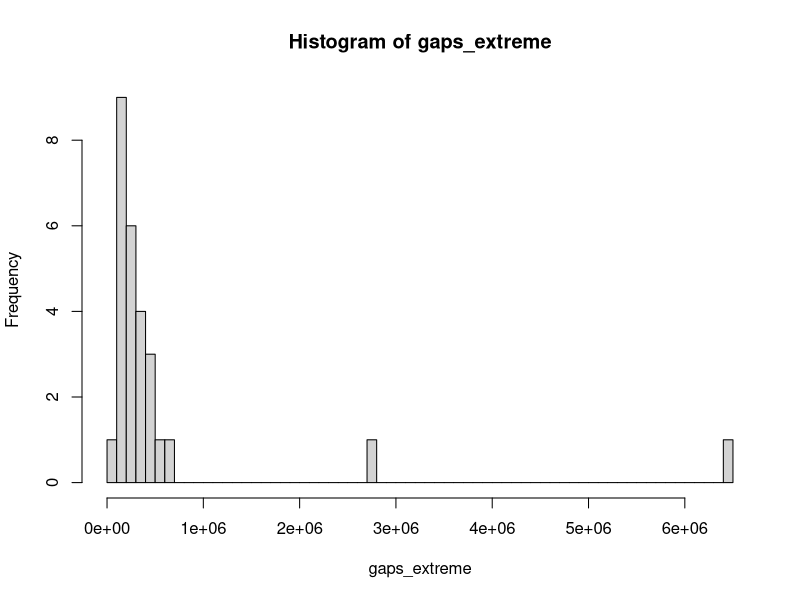
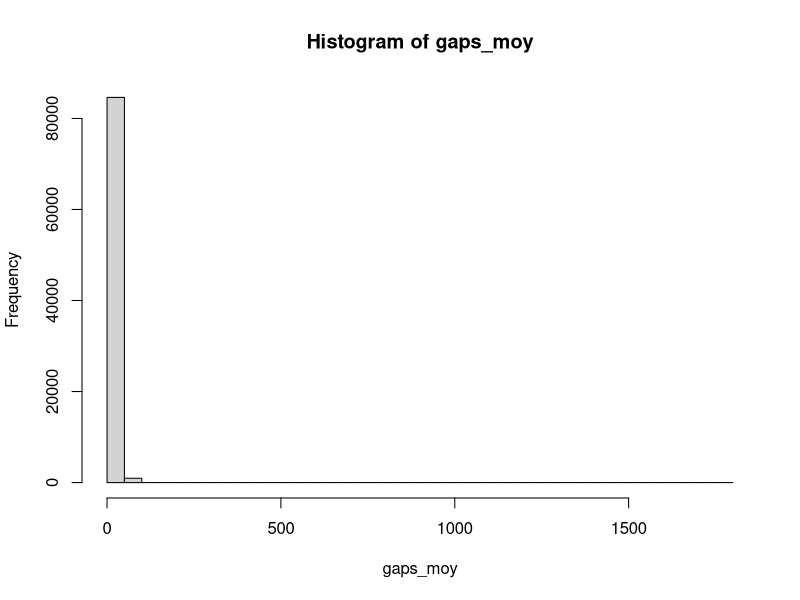
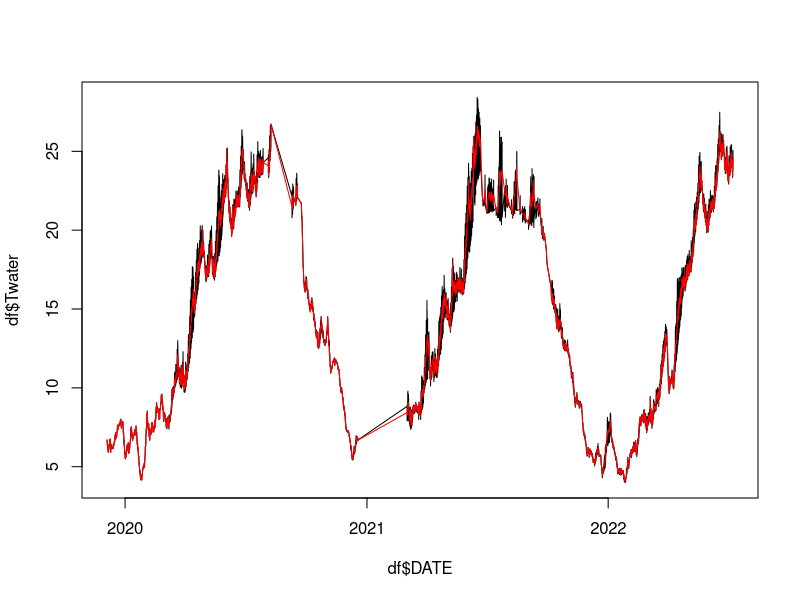
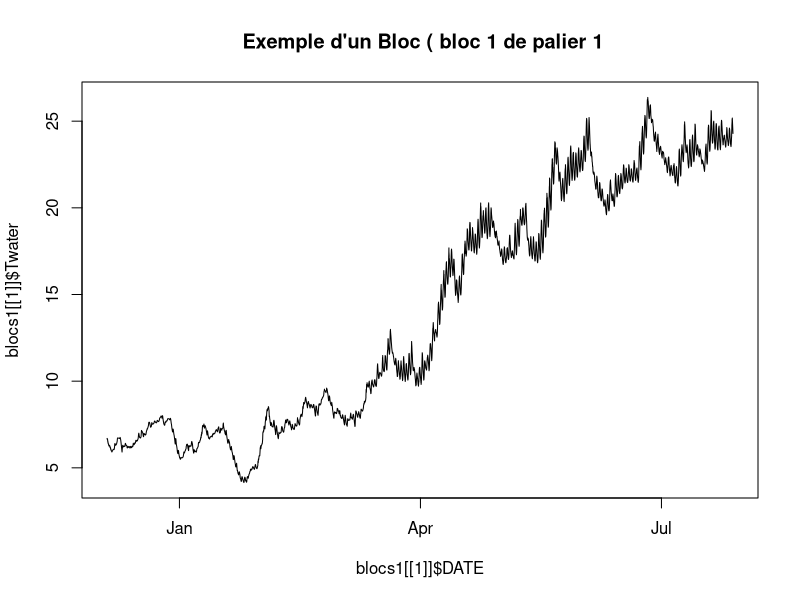
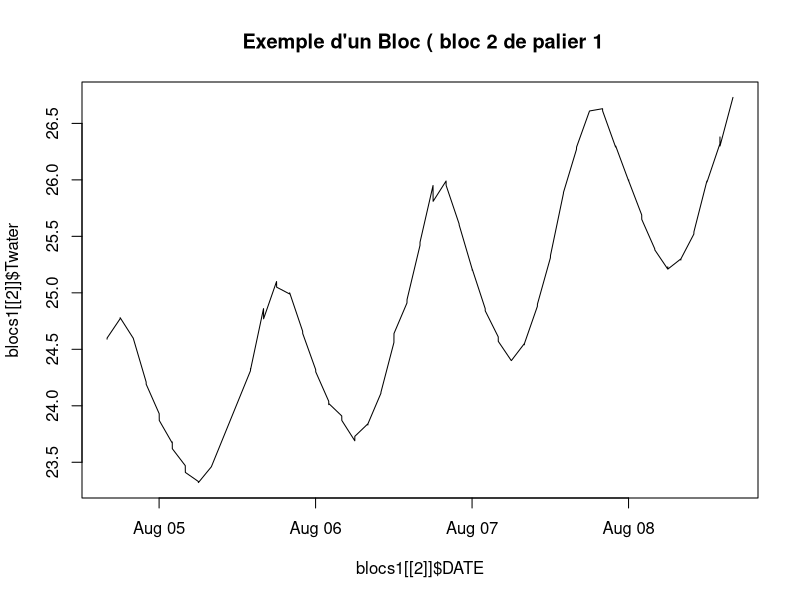
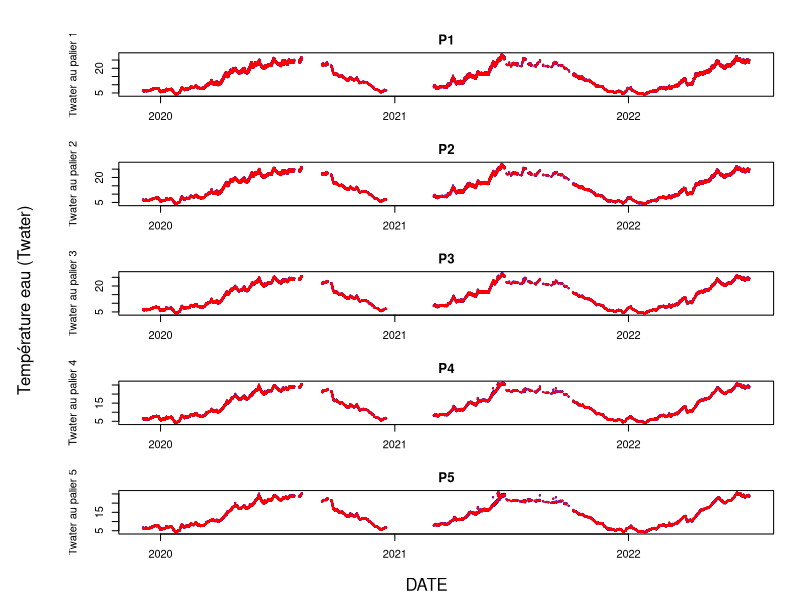
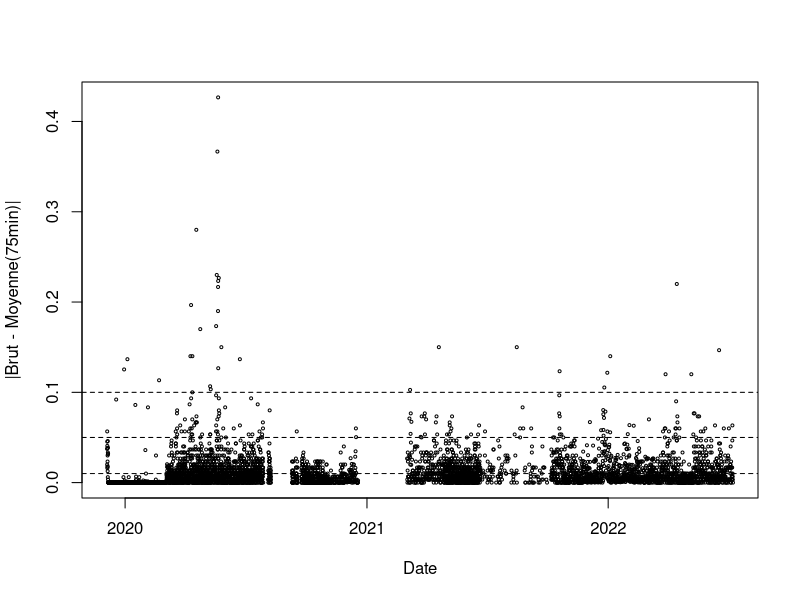
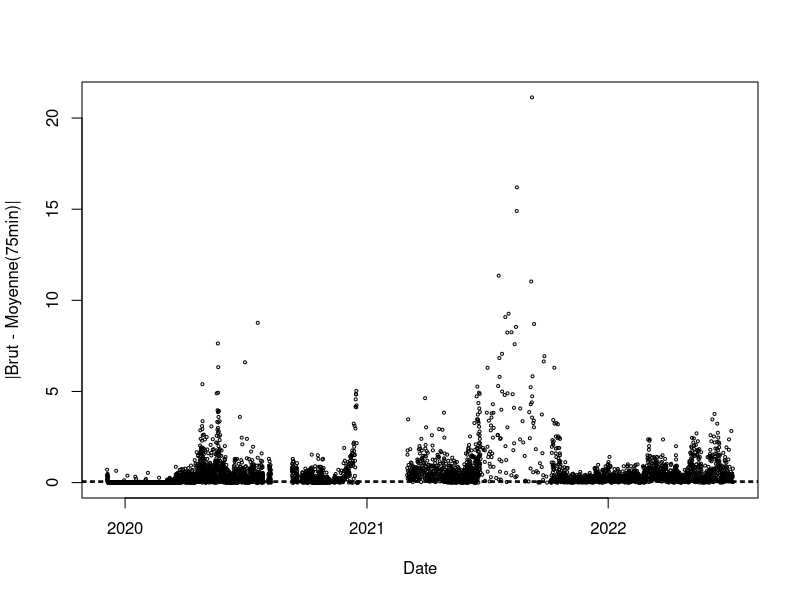

Here is the R script that generated these plots, in order:
## ---- chunk 1
df <- read.csv("data_lake_2.csv")
df$DATE <- as.POSIXct(df$DATE, format = "%Y-%m-%dT%H:%M:%S", tz = "UTC")
## ---- chunk 2
gaps <- as.numeric(diff(df$DATE))

gaps_extreme <- gaps[gaps>86400] # plus de 1j
hist(gaps_extreme,breaks=50)

gaps_moy <- gaps[gaps<=3600] # moins de 1h
hist(gaps_moy, breaks=50)
## ---- chunk 3
# On fragmente les données en bloc d'observations proches en date
temps <- as.numeric(df$DATE)
n <- length(temps)
gaps <- diff(temps)

blocs <- list()
k <- 0
j <- 0
for(i in 1:(n-1)){
  if(gaps[i] > 100000){
    k <- k+1
    blocs[[k]] <- df[(j+1):i,]

    j <- i
  }else{}
}
k <- k + 1
blocs[[k]] <- df[(j+1):n, ]
blocs[[1]]

## ---- chunk 4
# fonction qui aggrège les données en blocs de 1h15

reducbloc <- function(X, reduc = 75*60){

  X$DATE <- as.POSIXct(X$DATE, format="%Y-%m-%d %H:%M:%S", tz="UTC")
  X <- X[order(X$DATE), ]

  X$Twater <- as.numeric(X$Twater)
  X$O2sat  <- as.numeric(X$O2sat)
  X$Chltot <- as.numeric(X$Chltot)

  temps <- as.numeric(X$DATE)
  n <- nrow(X)

  out <- data.frame(DATE=as.POSIXct(character()), Twater=numeric(),
                    O2sat=numeric(), Chltot=numeric(), stringsAsFactors=FALSE)

  j <- 1
  t0 <- temps[1]
  k <- 0

  for(i in 1:n){
    if(temps[i] - t0 >= reduc){
      k <- k + 1
      out[k, "DATE"]   <- X$DATE[j]
      out[k, "Twater"] <- mean(X$Twater[j:(i-1)], na.rm=TRUE)
      out[k, "O2sat"]  <- mean(X$O2sat [j:(i-1)], na.rm=TRUE)
      out[k, "Chltot"] <- mean(X$Chltot[j:(i-1)], na.rm=TRUE)

      j <- i
      t0 <- temps[i]
    }
  }

  # dernier bloc
  k <- k + 1
  out[k, "DATE"]   <- X$DATE[j]
  out[k, "Twater"] <- mean(X$Twater[j:n], na.rm=TRUE)
  out[k, "O2sat"]  <- mean(X$O2sat [j:n], na.rm=TRUE)
  out[k, "Chltot"] <- mean(X$Chltot[j:n], na.rm=TRUE)

  out
}
## ---- chunk 5
agg_list <- list()

for(b in 1:length(blocs)){
  agg_list[[b]] <- reducbloc(blocs[[b]], reduc = 75*60)
}

df75 <- do.call(rbind, agg_list)

df75 <- df75[order(df75$DATE), ]

head(df75)
nrow(df75)
## ---- chunk 6
plot(df$DATE, df$Twater, type="l")
lines(df75$DATE, df75$Twater, type="l",col="red")
## ---- chunk 7
df <- read.csv("data_lake_2.csv")
df$DATE <- as.POSIXct(df$DATE, format = "%Y-%m-%dT%H:%M:%S", tz = "UTC")

P1 <- df[df$palier == 1,]
P2 <- df[df$palier == 2,]
P3 <- df[df$palier == 3,]
P4 <- df[df$palier == 4,]
P5 <- df[df$palier == 5,]
## ---- chunk 8
# On fragmente les données en bloc d'observations proches en date pour le palier 1

frag <- function(X, gap = 100000){
  X <- X[order(X$DATE),]
  t <- as.numeric(X$DATE)
  n <- length(t)
  if(n <= 1) return(list(X)) # on sait jamais

  gaps <- diff(t)

  blocs <- list()
  k <- 0
  j <- 0

  for(i in 1:(n-1)){
    if(gaps[i] > gap){
      k <- k + 1
      blocs[[k]] <- X[(j+1):i, , drop = FALSE]
      j <- i
    }
  }

  # dernier bloc
  k <- k + 1
  blocs[[k]] <- X[(j+1):n, , drop = FALSE]

  blocs
}

blocs1 <- frag(P1, gap = 100000)
blocs2 <- frag(P2, gap = 100000)
blocs3 <- frag(P3, gap = 100000)
blocs4 <- frag(P4, gap = 100000)
blocs5 <- frag(P5, gap = 100000)




plot(blocs1[[1]]$DATE, blocs1[[1]]$Twater, type="l",main = " Exemple d'un Bloc ( bloc 1 de palier 1")
plot(blocs1[[2]]$DATE, blocs1[[2]]$Twater, type="l",main = " Exemple d'un Bloc ( bloc 2 de palier 1")
## ---- chunk 9

aggregv2 <- function(X, temps = 75*60){
  X <- X[order(X$DATE), ]
  n <- nrow(X)

  out <- data.frame(DATE = as.POSIXct(character()),Twater = numeric(),O2sat  = numeric(),
    Chltot = numeric())

  i <- 1
  while(i <= n){
    j <- i
    # avancer j tant que on reste dans la fenêtre et dans les bornes
    while(j < n && as.numeric(difftime(X$DATE[j+1], X$DATE[i], units="secs")) < temps){
      j <- j + 1
    }

    out <- rbind(out, data.frame(
      DATE   = X$DATE[i],
      Twater = mean(X$Twater[i:j], na.rm = TRUE),
      O2sat  = mean(X$O2sat[i:j],  na.rm = TRUE),
      Chltot = mean(X$Chltot[i:j], na.rm = TRUE)
    ))

    i <- j + 1
  }

  out
}
## ---- chunk 10
# On applique la fonction à chaque fragment du jeu de données

aggregtout <- function(X, temps = 75*60){
  out_list <- lapply(X, aggregv2, temps = temps)
  out <- do.call(rbind, out_list)
  rownames(out) <- NULL
  out
}

aggregtout_P1 <- aggregtout(blocs1, temps = 75*60)
aggregtout_P2 <- aggregtout(blocs2, temps = 75*60)
aggregtout_P3 <- aggregtout(blocs3, temps = 75*60)
aggregtout_P4 <- aggregtout(blocs4, temps = 75*60)
aggregtout_P5 <- aggregtout(blocs5, temps = 75*60)
## ---- chunk 11
op <- par(mfrow=c(5,1), mar=c(3,4,2,1), oma=c(2,5,2,1))

plot(P1$DATE, P1$Twater, cex=0.2, xlab="", ylab="Twater au palier 1", main="P1",col="blue")
points(aggregtout_P1$DATE, aggregtout_P1$Twater, col="red", cex=0.2)

plot(P2$DATE, P2$Twater, cex=0.2, xlab="", ylab="Twater au palier 2", main="P2",col="blue")
points(aggregtout_P2$DATE, aggregtout_P2$Twater, col="red", cex=0.2)

plot(P3$DATE, P3$Twater, cex=0.2, xlab="", ylab="Twater au palier 3", main="P3",col="blue")
points(aggregtout_P3$DATE, aggregtout_P3$Twater, col="red", cex=0.2)

plot(P4$DATE, P4$Twater, cex=0.2, xlab="", ylab="Twater au palier 4", main="P4",col="blue")
points(aggregtout_P4$DATE, aggregtout_P4$Twater, col="red", cex=0.2)

plot(P5$DATE, P5$Twater, cex=0.2, xlab="Date", ylab="Twater au palier 5", main="P5",col="blue")
points(aggregtout_P5$DATE, aggregtout_P5$Twater, col="red", cex=0.2)

mtext("DATE", side=1, outer=TRUE, line=0.5)
mtext("Température eau (Twater)", side=2, outer=TRUE, line=2.5)

par(op)
## ---- chunk 12


idx <- match(aggregtout_P1$DATE, P1$DATE)
d <- P1$Twater[idx] - aggregtout_P1$Twater

summary(d)
summary(abs(d))

plot(aggregtout_P1$DATE, abs(d), type="p", cex=0.4,
     xlab="Date", ylab="|Brut - Moyenne(75min)|")
abline(h=c(0.01, 0.05, 0.1), lty=2)


d <- P1$O2sat[idx] - aggregtout_P1$O2sat

plot(aggregtout_P1$DATE, abs(d), type="p", cex=0.4,
     xlab="Date", ylab="|Brut - Moyenne(75min)|")
abline(h=c(0.01, 0.05, 0.1), lty=2)


d <- P1$Chltot[idx] - aggregtout_P1$Chltot

plot(aggregtout_P1$DATE, abs(d), type="p", cex=0.4,
     xlab="Date", ylab="|Brut - Moyenne(75min)|")
abline(h=c(0.01, 0.05, 0.1), lty=2)

## ---- chunk 13
EM <- function(X, max_iter=50, tol=1e-4, ridge=1e-6) {
  X <- as.matrix(X)
  n <- nrow(X)
  p <- ncol(X)
  miss <- is.na(X)

  #INITIALISATION
  Ximp <- X
  cm <- colMeans(X, na.rm=TRUE)
  for (j in 1:p){
    Ximp[miss[,j], j] <- cm[j]
  }

  mu <- colMeans(Ximp)
  S <- cov(Ximp) + ridge*diag(p)

  for (it in 1:max_iter) {
    mu0 <- mu; S0 <- S



    #ETAPE E
    for (i in 1:n) {
      mi <- miss[i, ]
      if (!any(mi)) next
      oi <- !mi

      Soo <- S[oi, oi, drop=FALSE] + ridge*diag(sum(oi))
      Sm_o <- S[mi, oi, drop=FALSE]

      x_o <- Ximp[i, oi]
      Ximp[i, mi] <- as.numeric(mu[mi] + Sm_o %*% solve(Soo) %*% (x_o - mu[oi]))
    }


    #ETAPE M
    mu <- colMeans(Ximp)
    S  <- cov(Ximp) + ridge*diag(p)

    dmu <- norm(mu - mu0, "2") / (norm(mu0, "2") + 1e-12)
    dS  <- norm(S - S0,  "F") / (norm(S0,  "F") + 1e-12)
    if (max(dmu, dS) < tol) break
  }

  list(X_imp = Ximp, mu = mu, Sigma = S, n_iter = it)
}
## ---- chunk 14
P1EM <- as.data.frame(EM(aggregtout_P1[,2:4])$X_imp)
P1EM$DATE <- aggregtout_P1$DATE

P2EM <-  as.data.frame(EM(aggregtout_P2[,2:4])$X_imp)
P2EM$DATE <- aggregtout_P2$DATE

P3EM <-  as.data.frame(EM(aggregtout_P3[,2:4])$X_imp)
P3EM$DATE <- aggregtout_P3$DATE

P4EM <-  as.data.frame(EM(aggregtout_P4[,2:4])$X_imp)
P4EM$DATE <- aggregtout_P4$DATE

P5EM <-  as.data.frame(EM(aggregtout_P5[,2:4])$X_imp)
P5EM$DATE <- aggregtout_P5$DATE
## ---- chunk 15
plot(aggregtout_P1$DATE, aggregtout_P1$O2sat, type="p", pch=16, cex=0.2)
points(P1EM$DATE, P1EM$O2sat , type="p", pch=16, cex=0.2)
points(P1EM$DATE, P1EM$Chltot , type="p", pch=16, cex=0.2,col="blue")

plot(aggregtout_P2$DATE, aggregtout_P2$O2sat, type="p", pch=16, cex=0.2)
points(P2EM$DATE, P2EM$O2sat , type="p", pch=16, cex=0.2)
points(P2EM$DATE, P2EM$Chltot , type="p", pch=16, cex=0.2,col="blue")

plot(aggregtout_P3$DATE, aggregtout_P3$O2sat, type="p", pch=16, cex=0.2)
points(P3EM$DATE, P3EM$O2sat , type="p", pch=16, cex=0.2)
points(P3EM$DATE, P3EM$Chltot , type="p", pch=16, cex=0.2,col="blue")

plot(aggregtout_P4$DATE, aggregtout_P4$O2sat, type="p", pch=16, cex=0.2)
points(P4EM$DATE, P4EM$O2sat , type="p", pch=16, cex=0.2)
points(P4EM$DATE, P4EM$Chltot , type="p", pch=16, cex=0.2,col="blue")

plot(aggregtout_P5$DATE, aggregtout_P5$O2sat, type="p", pch=16, cex=0.2)
points(P5EM$DATE, P5EM$O2sat , type="p", pch=16, cex=0.2)
points(P5EM$DATE, P5EM$Chltot , type="p", pch=16, cex=0.2,col="blue")
## ---- chunk 16
library(dplyr)

P1EM$palier <- 1
P2EM$palier <- 2
P3EM$palier <- 3
P4EM$palier <- 4
P5EM$palier <- 5

data <- bind_rows(P1EM, P2EM, P3EM, P4EM, P5EM) %>%
  mutate(palier = factor(palier))
## ---- chunk 17
library(ggplot2)


ggplot(data, aes(x = palier, y = Twater, fill = palier)) +
  geom_boxplot() +
  labs(x="Palier", y="Twater") +
  theme_minimal()

ggplot(data, aes(x = palier, y = Twater, fill = palier)) +
  geom_boxplot() +
  labs(x="Palier", y="O2sat") +
  theme_minimal()

ggplot(data, aes(x = palier, y = Twater, fill = palier)) +
  geom_boxplot() +
  labs(x="Palier", y="Chltot") +
  theme_minimal()

## ---- chunk 18
library(tidyr)

vol <- data %>%
  arrange(palier, DATE) %>%
  group_by(palier) %>%
  mutate(dTwater = abs(Twater - lag(Twater)),
         dO2sat  = abs(O2sat  - lag(O2sat)),
         dChltot = abs(Chltot - lag(Chltot))) %>%
  ungroup() %>%
  pivot_longer(cols = c(dTwater, dO2sat, dChltot),
               names_to = "variable",
               values_to = "abs_delta") %>%
  filter(is.finite(abs_delta)) %>%
  mutate(variable = recode(variable,
                           dTwater="Twater",
                           dO2sat="O2sat",
                           dChltot="Chltot"))

ggplot(vol, aes(x = palier, y = abs_delta, fill = palier)) +
  geom_boxplot(outlier.alpha = 0.2) +
  facet_wrap(~variable, scales = "free_y") +
  theme_minimal() +
  guides(fill = "none") +
  labs(x="Palier", y="|Δ| (variation entre 2 instants)")


